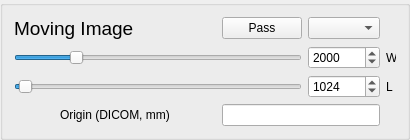
         <widget class="QGroupBox" name="groupBox_2">
          <property name="maximumSize">
           <size>
            <width>16777215</width>
            <height>200</height>
           </size>
          </property>
          <property name="title">
           <string/>
          </property>
          <layout class="QGridLayout" name="gridLayout_11">
           <item row="4" column="1">
            <widget class="QLabel" name="label_18">
             <property name="text">
              <string>Origin (DICOM, mm)</string>
             </property>
            </widget>
           </item>
           <item row="0" column="3">
            <widget class="QPushButton" name="pushButtonPassMoving">
             <property name="text">
              <string>Pass</string>
             </property>
            </widget>
           </item>
           <item row="0" column="4">
            <widget class="QComboBox" name="comboBoxImgMoving"/>
           </item>
           <item row="2" column="4">
            <widget class="QSpinBox" name="spinBoxMovingW">
             <property name="maximum">
              <number>10000</number>
             </property>
             <property name="singleStep">
              <number>100</number>
             </property>
             <property name="value">
              <number>2000</number>
             </property>
            </widget>
           </item>
           <item row="3" column="5">
            <widget class="QLabel" name="label_32">
             <property name="text">
              <string>L</string>
             </property>
            </widget>
           </item>
           <item row="3" column="4">
            <widget class="QSpinBox" name="spinBoxMovingL">
             <property name="maximum">
              <number>65535</number>
             </property>
             <property name="singleStep">
              <number>100</number>
             </property>
             <property name="value">
              <number>1024</number>
             </property>
            </widget>
           </item>
           <item row="4" column="3" colspan="2">
            <widget class="QLineEdit" name="lineEditOriginMoving"/>
           </item>
           <item row="2" column="5">
            <widget class="QLabel" name="label_31">
             <property name="maximumSize">
              <size>
               <width>10</width>
               <height>16777215</height>
              </size>
             </property>
             <property name="text">
              <string>W</string>
             </property>
            </widget>
           </item>
           <item row="0" column="2">
            <spacer name="horizontalSpacer_2">
             <property name="orientation">
              <enum>Qt::Horizontal</enum>
             </property>
             <property name="sizeHint" stdset="0">
              <size>
               <width>40</width>
               <height>20</height>
              </size>
             </property>
            </spacer>
           </item>
           <item row="3" column="0" colspan="4">
            <widget class="QSlider" name="sliderMovingL">
             <property name="maximum">
              <number>65535</number>
             </property>
             <property name="singleStep">
              <number>10</number>
             </property>
             <property name="pageStep">
              <number>100</number>
             </property>
             <property name="value">
              <number>1024</number>
             </property>
             <property name="orientation">
              <enum>Qt::Horizontal</enum>
             </property>
            </widget>
           </item>
           <item row="2" column="0" colspan="4">
            <widget class="QSlider" name="sliderMovingW">
             <property name="maximum">
              <number>10000</number>
             </property>
             <property name="singleStep">
              <number>10</number>
             </property>
             <property name="pageStep">
              <number>100</number>
             </property>
             <property name="value">
              <number>2000</number>
             </property>
             <property name="orientation">
              <enum>Qt::Horizontal</enum>
             </property>
            </widget>
           </item>
           <item row="0" column="0" colspan="2">
            <widget class="QLabel" name="label_13">
             <property name="font">
              <font>
               <pointsize>14</pointsize>
              </font>
             </property>
             <property name="text">
              <string>Moving Image</string>
             </property>
            </widget>
           </item>
           <item row="4" column="0">
            <spacer name="horizontalSpacer_3">
             <property name="orientation">
              <enum>Qt::Horizontal</enum>
             </property>
             <property name="sizeHint" stdset="0">
              <size>
               <width>40</width>
               <height>20</height>
              </size>
             </property>
            </spacer>
           </item>
          </layout>
         </widget>
